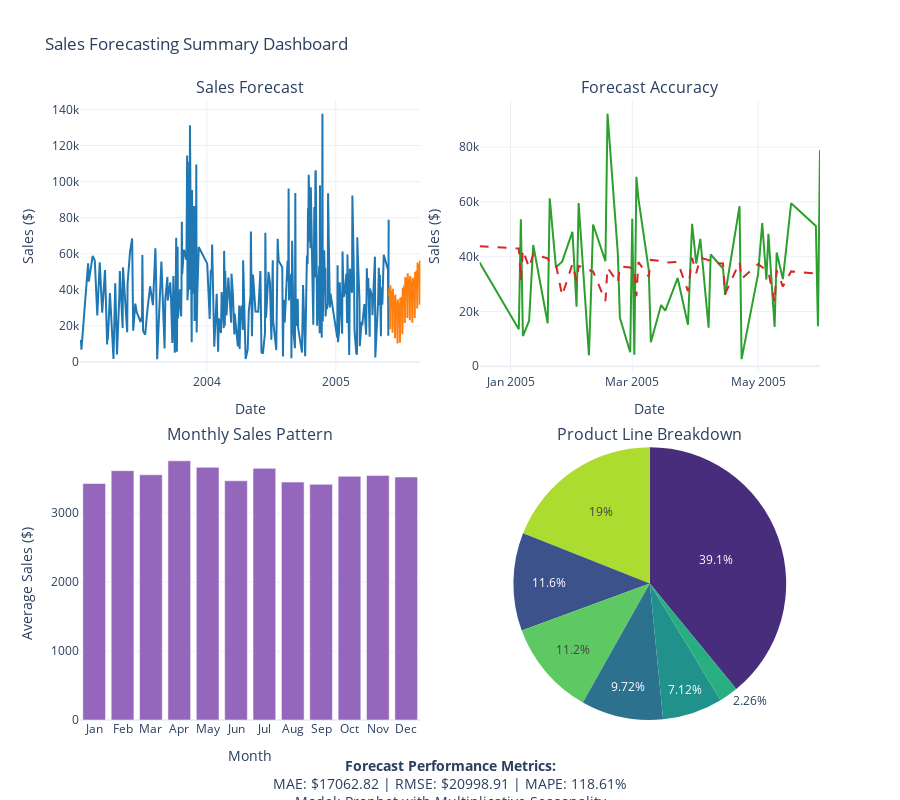

Here is the notebook cell this chart was saved with:
### Code cell
# === VISUALIZATION 4: PRODUCT LINE PERFORMANCE & FORECAST ===
# Create product line analysis
product_sales = df.groupby(['PRODUCTLINE', pd.Grouper(key='ORDERDATE', freq='M')])['SALES'].sum().reset_index()

# Pivot for visualization
product_pivot = product_sales.pivot(index='ORDERDATE', columns='PRODUCTLINE', values='SALES')

# Create stacked area chart
plt.figure(figsize=(16, 10))
plt.stackplot(product_pivot.index, product_pivot.values.T, 
              labels=product_pivot.columns, alpha=0.8, colors=sns.color_palette("viridis", len(product_pivot.columns)))
plt.title('Monthly Sales by Product Line', fontsize=20, fontweight='bold')
plt.xlabel('Date', fontsize=14)
plt.ylabel('Sales ($)', fontsize=14)
plt.legend(loc='upper left', bbox_to_anchor=(1, 1), fontsize=12)
plt.grid(True, alpha=0.3)
plt.gca().xaxis.set_major_formatter(mdates.DateFormatter('%b %Y'))
plt.gca().xaxis.set_major_locator(mdates.MonthLocator(interval=3))
plt.xticks(rotation=45)
plt.tight_layout()
plt.show()

# === VISUALIZATION 5: SALES FORECAST SUMMARY DASHBOARD ===
# Create a summary dashboard
summary_fig = make_subplots(
    rows=2, cols=2,
    subplot_titles=('Sales Forecast', 'Forecast Accuracy', 'Monthly Sales Pattern', 'Product Line Breakdown'),
    specs=[[{"type": "scatter"}, {"type": "scatter"}],
           [{"type": "bar"}, {"type": "pie"}]],
    vertical_spacing=0.12,
    horizontal_spacing=0.08
)

# Add forecast plot
summary_fig.add_trace(
    go.Scatter(x=daily_sales['ds'], y=daily_sales['y'], mode='lines', name='Historical Sales',
               line=dict(color='#1f77b4', width=2)),
    row=1, col=1
)
summary_fig.add_trace(
    go.Scatter(x=forecast['ds'].iloc[-future_period:], y=forecast['yhat'].iloc[-future_period:], 
               mode='lines', name='Future Forecast',
               line=dict(color='#ff7f0e', width=2)),
    row=1, col=1
)

# Add accuracy plot
summary_fig.add_trace(
    go.Scatter(x=test_data['ds'], y=test_data['y'], mode='lines', name='Actual Test',
               line=dict(color='#2ca02c', width=2)),
    row=1, col=2
)
summary_fig.add_trace(
    go.Scatter(x=test_data['ds'], y=y_pred, mode='lines', name='Predicted Test',
               line=dict(color='#d62728', width=2, dash='dash')),
    row=1, col=2
)

# Add monthly sales pattern
monthly_avg = df.groupby(df['ORDERDATE'].dt.month)['SALES'].mean().reset_index()
summary_fig.add_trace(
    go.Bar(x=['Jan', 'Feb', 'Mar', 'Apr', 'May', 'Jun', 'Jul', 'Aug', 'Sep', 'Oct', 'Nov', 'Dec'],
           y=monthly_avg['SALES'], marker_color='#9467bd'),
    row=2, col=1
)

# Add product line breakdown
product_totals = df.groupby('PRODUCTLINE')['SALES'].sum()
summary_fig.add_trace(
    go.Pie(labels=product_totals.index, values=product_totals.values,
           textinfo='percent', marker=dict(colors=sns.color_palette("viridis", len(product_totals)).as_hex())),
    row=2, col=2
)

# Update layout
summary_fig.update_layout(
    title_text="Sales Forecasting Summary Dashboard",
    height=800,
    showlegend=False,
    template="plotly_white"
)

# Update axes labels
summary_fig.update_xaxes(title_text="Date", row=1, col=1)
summary_fig.update_yaxes(title_text="Sales ($)", row=1, col=1)
summary_fig.update_xaxes(title_text="Date", row=1, col=2)
summary_fig.update_yaxes(title_text="Sales ($)", row=1, col=2)
summary_fig.update_xaxes(title_text="Month", row=2, col=1)
summary_fig.update_yaxes(title_text="Average Sales ($)", row=2, col=1)

# Add annotation with metrics
summary_fig.add_annotation(
    x=0.5, y=-0.15,
    text=f"<b>Forecast Performance Metrics:</b><br>MAE: ${mae:.2f} | RMSE: ${rmse:.2f} | MAPE: {mape:.2f}%<br>Model: Prophet with Multiplicative Seasonality",
    showarrow=False,
    xref="paper", yref="paper",
    font=dict(size=14)
)

# Display the summary dashboard
summary_fig.show()
